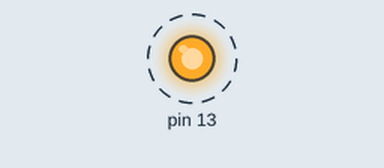
This sketch was run on a simulated Arduino Uno, built with avr-gcc and run on an emulated ATmega328P. On the bench: output pins drawn as LEDs (lit = HIGH). Dashed ring = blinking.

Above: at 0.2 s.
Timing chart, 0 to 3.0 s (numbered marks = the images above):
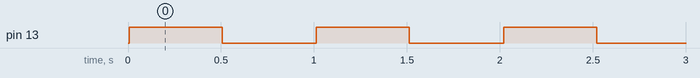

The sketch:

SerialArduino.ino
```cpp
#include <SoftwareSerial.h>

SoftwareSerial s(6,7);
void setup() {
  // put your setup code here, to run once:
  pinMode(13,OUTPUT);
s.begin(9600);
}

void loop() {
  // put your main code here, to run repeatedly:
  s.println("Hola");
  digitalWrite(13,HIGH);
  delay(500);

  digitalWrite(13,LOW);
delay(500);
  }
```

Measured:
- by itself, pin 13: alternates HIGH for 0.50 s and LOW for 0.51 s
